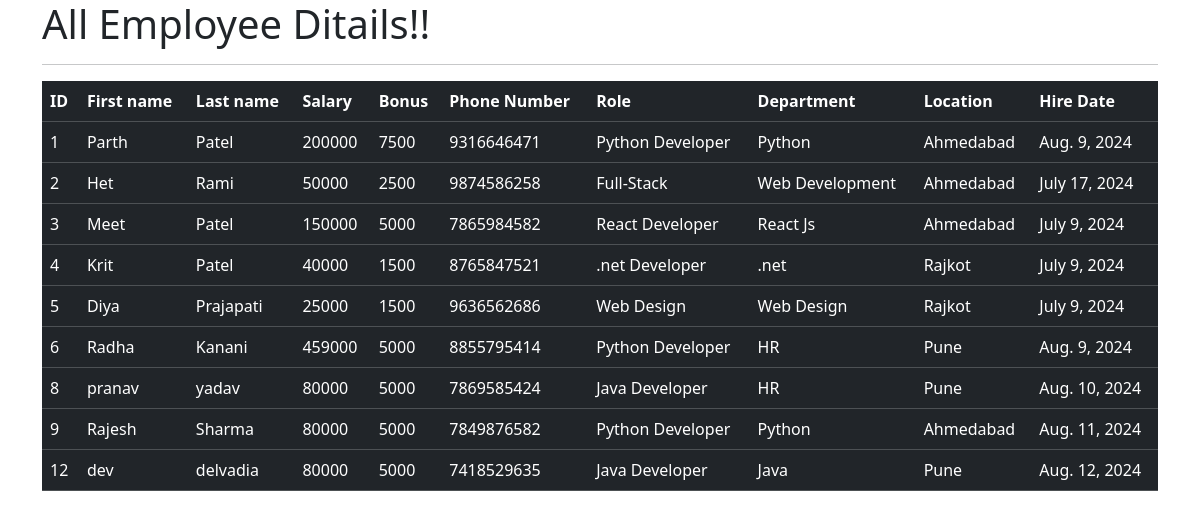
The app's page /all_emp with its own data.
### emp_app/models.py (models this page shows, shortened)
class Employee(models.Model):
  first_name = models.CharField(max_length=100, null=False)
  last_name = models.CharField(max_length=100)
  dept = models.ForeignKey(Department, on_delete=models.CASCADE)
  salary = models.IntegerField(default=0)
  bonus = models.IntegerField(default=0)
  role = models.ForeignKey(Role, on_delete=models.CASCADE)
  phone = models.IntegerField(default=0)
  hire_date = models.DateField()
  def __str__(self):
     return "%s %s %s " %(self.first_name,self.last_name,self.phone,)

class Role(models.Model):
   name = models.CharField(max_length=100, null=False)

class Department(models.Model):
    name = models.CharField(max_length=100, null=False)
    location = models.CharField(max_length=100)

### emp_app/views.py (the view)
# urls.py: path('all_emp',views.all_emp, name='all_emp'),
def all_emp(request):
    emps = Employee.objects.all()
    context = {
        'emps': emps
    }
    print(context)
    return render(request,'all_emp.html',context)

### emp_app/templates/all_emp.html (shortened to what this page needs)
<!doctype html>
<html lang="en">
<head>
    <link href="https://cdn.jsdelivr.net/npm/bootstrap@5.3.3/dist/css/bootstrap.min.css" rel="stylesheet"
>
</head>
<body>
    <div class="container">
        <h1>All Employee Ditails!!</h1>
        <hr>
        <table class="table table-dark table-hover">
            <thead>
                <tr>
                    <th scope="col">ID</th>
                    <th scope="col">First name</th>
                    <th scope="col">Last name</th>
                    <th scope="col">Salary</th>
                    <th scope="col">Bonus</th>
                    <th scope="col">Phone Number</th>
                    <th scope="col">Role</th>
                    <th scope="col">Department</th>
                    <th scope="col">Location</th>
                    <th scope="col">Hire Date</th>
                </tr>
            </thead>
            {% for emp in emps %}
            <tbody>
                <tr>
                    <td scope="row">{{emp.id}}</td>
                    <td>{{emp.first_name}}</td>
                    <td>{{emp.last_name}}</td>
                    <td>{{emp.salary}}</td>
                    <td>{{emp.bonus}}</td>
                    <td>{{emp.phone}}</td>
                    <td>{{emp.role.name}}</td>
                    <td>{{emp.dept.name}}</td>
                    <td>{{emp.dept.location}}</td>
                    <td>{{emp.hire_date}}</td>
                </tr>
            </tbody>
            {% endfor %}
        </table>
    </div>
</body>
</html>

### records on screen
Employee: id "1", first_name "Parth", last_name "Patel", salary "200000", bonus "7500", phone "9316646471", role.name "Python Developer", dept.name "Python", dept.location "Ahmedabad", hire_date "Aug. 9, 2024"
Employee: id "2", first_name "Het", last_name "Rami", salary "50000", bonus "2500", phone "9874586258", role.name "Full-Stack", dept.name "Web Development", dept.location "Ahmedabad", hire_date "July 17, 2024"
Employee: id "3", first_name "Meet", last_name "Patel", salary "150000", bonus "5000", phone "7865984582", role.name "React Developer", dept.name "React Js", dept.location "Ahmedabad", hire_date "July 9, 2024"
Employee: id "4", first_name "Krit", last_name "Patel", salary "40000", bonus "1500", phone "8765847521", role.name ".net Developer", dept.name ".net", dept.location "Rajkot", hire_date "July 9, 2024"
Employee: id "5", first_name "Diya", last_name "Prajapati", salary "25000", bonus "1500", phone "9636562686", role.name "Web Design", dept.name "Web Design", dept.location "Rajkot", hire_date "July 9, 2024"
Employee: id "6", first_name "Radha", last_name "Kanani", salary "459000", bonus "5000", phone "8855795414", role.name "Python Developer", dept.name "HR", dept.location "Pune", hire_date "Aug. 9, 2024"
Employee: id "8", first_name "pranav", last_name "yadav", salary "80000", bonus "5000", phone "7869585424", role.name "Java Developer", dept.name "HR", dept.location "Pune", hire_date "Aug. 10, 2024"
Employee: id "9", first_name "Rajesh", last_name "Sharma", salary "80000", bonus "5000", phone "7849876582", role.name "Python Developer", dept.name "Python", dept.location "Ahmedabad", hire_date "Aug. 11, 2024"
Employee: id "12", first_name "dev", last_name "delvadia", salary "80000", bonus "5000", phone "7418529635", role.name "Java Developer", dept.name "Java", dept.location "Pune", hire_date "Aug. 12, 2024"
